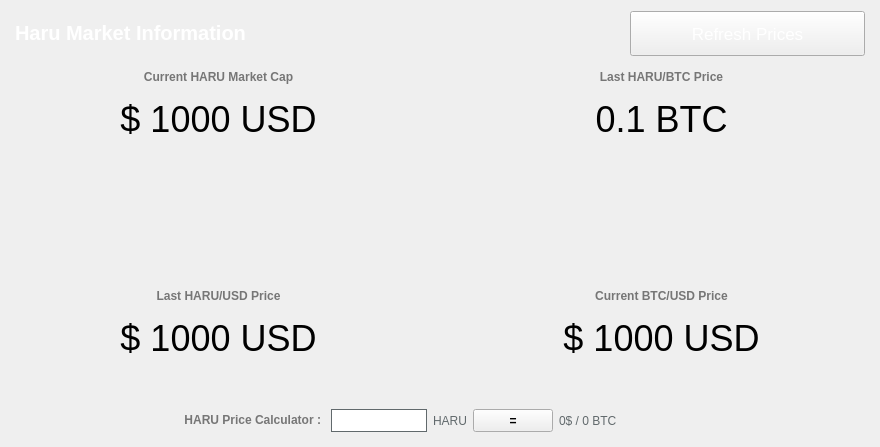
<?xml version="1.0" encoding="UTF-8"?>
<ui version="4.0">
 <class>MarketBrowser</class>
 <widget class="QWidget" name="MarketBrowser">
  <property name="windowModality">
   <enum>Qt::NonModal</enum>
  </property>
  <property name="geometry">
   <rect>
    <x>0</x>
    <y>0</y>
    <width>880</width>
    <height>447</height>
   </rect>
  </property>
  <property name="sizePolicy">
   <sizepolicy hsizetype="Preferred" vsizetype="Preferred">
    <horstretch>0</horstretch>
    <verstretch>0</verstretch>
   </sizepolicy>
  </property>
  <property name="windowTitle">
   <string>Digging</string>
  </property>
  <property name="styleSheet">
   <string notr="true"/>
  </property>
  <layout class="QGridLayout" name="gridLayout">
   <property name="sizeConstraint">
    <enum>QLayout::SetMaximumSize</enum>
   </property>
   <property name="leftMargin">
    <number>0</number>
   </property>
   <property name="rightMargin">
    <number>0</number>
   </property>
   <item row="0" column="0">
    <widget class="QLabel" name="label_4">
     <property name="sizePolicy">
      <sizepolicy hsizetype="Expanding" vsizetype="Preferred">
       <horstretch>0</horstretch>
       <verstretch>0</verstretch>
      </sizepolicy>
     </property>
     <property name="styleSheet">
      <string notr="true">color: #FFF;font-size:26px;font-weight:600;</string>
     </property>
     <property name="text">
      <string>&lt;html&gt;&lt;head/&gt;&lt;body&gt;&lt;p&gt;&lt;span style=&quot; font-size:20px;font-weight:600; color:#FFFFFF;&quot;&gt;Haru Market Information&lt;/span&gt;&lt;/p&gt;&lt;/body&gt;&lt;/html&gt;</string>
     </property>
     <property name="alignment">
      <set>Qt::AlignLeading|Qt::AlignLeft|Qt::AlignVCenter</set>
     </property>
     <property name="margin">
      <number>0</number>
     </property>
     <property name="indent">
      <number>15</number>
     </property>
    </widget>
   </item>
   <item row="17" column="0" colspan="2">
    <layout class="QHBoxLayout" name="horizontalLayout_5">
     <item>
      <widget class="QLabel" name="haru">
       <property name="sizePolicy">
        <sizepolicy hsizetype="Expanding" vsizetype="Preferred">
         <horstretch>0</horstretch>
         <verstretch>0</verstretch>
        </sizepolicy>
       </property>
       <property name="font">
        <font>
         <pointsize>27</pointsize>
        </font>
       </property>
       <property name="mouseTracking">
        <bool>true</bool>
       </property>
       <property name="text">
        <string notr="true">$ 1000 USD</string>
       </property>
       <property name="scaledContents">
        <bool>false</bool>
       </property>
       <property name="alignment">
        <set>Qt::AlignCenter</set>
       </property>
      </widget>
     </item>
     <item>
      <widget class="QLabel" name="bitcoin">
       <property name="sizePolicy">
        <sizepolicy hsizetype="Expanding" vsizetype="Preferred">
         <horstretch>0</horstretch>
         <verstretch>0</verstretch>
        </sizepolicy>
       </property>
       <property name="font">
        <font>
         <pointsize>27</pointsize>
        </font>
       </property>
       <property name="mouseTracking">
        <bool>true</bool>
       </property>
       <property name="text">
        <string notr="true">$ 1000 USD</string>
       </property>
       <property name="scaledContents">
        <bool>false</bool>
       </property>
       <property name="alignment">
        <set>Qt::AlignCenter</set>
       </property>
      </widget>
     </item>
    </layout>
   </item>
   <item row="4" column="0" colspan="2">
    <layout class="QHBoxLayout" name="horizontalLayout_3">
     <item>
      <layout class="QHBoxLayout" name="horizontalLayout_2">
       <property name="spacing">
        <number>6</number>
       </property>
       <property name="sizeConstraint">
        <enum>QLayout::SetDefaultConstraint</enum>
       </property>
       <item>
        <widget class="QLabel" name="dnrmc">
         <property name="sizePolicy">
          <sizepolicy hsizetype="Expanding" vsizetype="Preferred">
           <horstretch>0</horstretch>
           <verstretch>0</verstretch>
          </sizepolicy>
         </property>
         <property name="font">
          <font>
           <pointsize>27</pointsize>
          </font>
         </property>
         <property name="mouseTracking">
          <bool>true</bool>
         </property>
         <property name="text">
          <string notr="true">$ 1000 USD</string>
         </property>
         <property name="scaledContents">
          <bool>false</bool>
         </property>
         <property name="alignment">
          <set>Qt::AlignCenter</set>
         </property>
        </widget>
       </item>
       <item>
        <widget class="QLabel" name="dnrbtc">
         <property name="sizePolicy">
          <sizepolicy hsizetype="Expanding" vsizetype="Preferred">
           <horstretch>0</horstretch>
           <verstretch>0</verstretch>
          </sizepolicy>
         </property>
         <property name="font">
          <font>
           <pointsize>27</pointsize>
          </font>
         </property>
         <property name="mouseTracking">
          <bool>true</bool>
         </property>
         <property name="text">
          <string>0.1 BTC</string>
         </property>
         <property name="alignment">
          <set>Qt::AlignCenter</set>
         </property>
        </widget>
       </item>
      </layout>
     </item>
    </layout>
   </item>
   <item row="0" column="1">
    <widget class="QPushButton" name="startButton">
     <property name="sizePolicy">
      <sizepolicy hsizetype="Fixed" vsizetype="Fixed">
       <horstretch>0</horstretch>
       <verstretch>0</verstretch>
      </sizepolicy>
     </property>
     <property name="minimumSize">
      <size>
       <width>250</width>
       <height>45</height>
      </size>
     </property>
     <property name="palette">
      <palette>
       <active>
        <colorrole role="WindowText">
         <brush brushstyle="SolidPattern">
          <color alpha="255">
           <red>255</red>
           <green>255</green>
           <blue>255</blue>
          </color>
         </brush>
        </colorrole>
        <colorrole role="Text">
         <brush brushstyle="SolidPattern">
          <color alpha="255">
           <red>255</red>
           <green>255</green>
           <blue>255</blue>
          </color>
         </brush>
        </colorrole>
        <colorrole role="ButtonText">
         <brush brushstyle="SolidPattern">
          <color alpha="255">
           <red>255</red>
           <green>255</green>
           <blue>255</blue>
          </color>
         </brush>
        </colorrole>
       </active>
       <inactive>
        <colorrole role="WindowText">
         <brush brushstyle="SolidPattern">
          <color alpha="255">
           <red>255</red>
           <green>255</green>
           <blue>255</blue>
          </color>
         </brush>
        </colorrole>
        <colorrole role="Text">
         <brush brushstyle="SolidPattern">
          <color alpha="255">
           <red>255</red>
           <green>255</green>
           <blue>255</blue>
          </color>
         </brush>
        </colorrole>
        <colorrole role="ButtonText">
         <brush brushstyle="SolidPattern">
          <color alpha="255">
           <red>255</red>
           <green>255</green>
           <blue>255</blue>
          </color>
         </brush>
        </colorrole>
       </inactive>
       <disabled>
        <colorrole role="WindowText">
         <brush brushstyle="SolidPattern">
          <color alpha="255">
           <red>120</red>
           <green>120</green>
           <blue>120</blue>
          </color>
         </brush>
        </colorrole>
        <colorrole role="Text">
         <brush brushstyle="SolidPattern">
          <color alpha="255">
           <red>120</red>
           <green>120</green>
           <blue>120</blue>
          </color>
         </brush>
        </colorrole>
        <colorrole role="ButtonText">
         <brush brushstyle="SolidPattern">
          <color alpha="255">
           <red>120</red>
           <green>120</green>
           <blue>120</blue>
          </color>
         </brush>
        </colorrole>
       </disabled>
      </palette>
     </property>
     <property name="font">
      <font>
       <family>MS Shell Dlg 2</family>
       <pointsize>13</pointsize>
       <weight>50</weight>
       <italic>false</italic>
       <bold>false</bold>
      </font>
     </property>
     <property name="acceptDrops">
      <bool>false</bool>
     </property>
     <property name="styleSheet">
      <string notr="true">margin-right: 15px;</string>
     </property>
     <property name="text">
      <string>Refresh Prices</string>
     </property>
     <property name="iconSize">
      <size>
       <width>150</width>
       <height>35</height>
      </size>
     </property>
     <property name="default">
      <bool>false</bool>
     </property>
     <property name="flat">
      <bool>false</bool>
     </property>
    </widget>
   </item>
   <item row="1" column="0" colspan="2">
    <layout class="QHBoxLayout" name="horizontalLayout_8">
     <item>
      <layout class="QHBoxLayout" name="horizontalLayout_7">
       <item>
        <widget class="QLabel" name="label_15">
         <property name="sizePolicy">
          <sizepolicy hsizetype="Expanding" vsizetype="Fixed">
           <horstretch>0</horstretch>
           <verstretch>0</verstretch>
          </sizepolicy>
         </property>
         <property name="text">
          <string>&lt;html&gt;&lt;head/&gt;&lt;body&gt;&lt;p&gt;&lt;span style=&quot; font-weight:600; color:#767676;&quot;&gt;Current HARU Market Cap&lt;/span&gt;&lt;/p&gt;&lt;/body&gt;&lt;/html&gt;</string>
         </property>
         <property name="alignment">
          <set>Qt::AlignCenter</set>
         </property>
        </widget>
       </item>
       <item>
        <widget class="QLabel" name="label_5">
         <property name="sizePolicy">
          <sizepolicy hsizetype="Expanding" vsizetype="Preferred">
           <horstretch>0</horstretch>
           <verstretch>0</verstretch>
          </sizepolicy>
         </property>
         <property name="text">
          <string>&lt;html&gt;&lt;head/&gt;&lt;body&gt;&lt;p&gt;&lt;span style=&quot; font-weight:600; color:#767676;&quot;&gt;Last HARU/BTC Price&lt;/span&gt;&lt;/p&gt;&lt;/body&gt;&lt;/html&gt;</string>
         </property>
         <property name="alignment">
          <set>Qt::AlignCenter</set>
         </property>
        </widget>
       </item>
      </layout>
     </item>
    </layout>
   </item>
   <item row="15" column="0" colspan="2">
    <layout class="QHBoxLayout" name="horizontalLayout_6">
     <item>
      <widget class="QLabel" name="label_14">
       <property name="sizePolicy">
        <sizepolicy hsizetype="Expanding" vsizetype="Fixed">
         <horstretch>0</horstretch>
         <verstretch>0</verstretch>
        </sizepolicy>
       </property>
       <property name="text">
        <string>&lt;html&gt;&lt;head/&gt;&lt;body&gt;&lt;p&gt;&lt;span style=&quot; font-weight:600; color:#767676;&quot;&gt;Last HARU/USD Price&lt;/span&gt;&lt;/p&gt;&lt;/body&gt;&lt;/html&gt;</string>
       </property>
       <property name="alignment">
        <set>Qt::AlignCenter</set>
       </property>
      </widget>
     </item>
     <item>
      <widget class="QLabel" name="label_13">
       <property name="sizePolicy">
        <sizepolicy hsizetype="Expanding" vsizetype="Preferred">
         <horstretch>0</horstretch>
         <verstretch>0</verstretch>
        </sizepolicy>
       </property>
       <property name="text">
        <string>&lt;html&gt;&lt;head/&gt;&lt;body&gt;&lt;p&gt;&lt;span style=&quot; font-weight:600; color:#767676;&quot;&gt;Current BTC/USD Price&lt;/span&gt;&lt;/p&gt;&lt;/body&gt;&lt;/html&gt;</string>
       </property>
       <property name="alignment">
        <set>Qt::AlignCenter</set>
       </property>
      </widget>
     </item>
    </layout>
   </item>
   <item row="20" column="0" colspan="2">
    <layout class="QHBoxLayout" name="horizontalLayout_4"/>
   </item>
   <item row="22" column="0" colspan="2">
    <layout class="QHBoxLayout" name="horizontalLayout">
     <item>
      <widget class="QLabel" name="label_31">
       <property name="sizePolicy">
        <sizepolicy hsizetype="Expanding" vsizetype="Preferred">
         <horstretch>0</horstretch>
         <verstretch>0</verstretch>
        </sizepolicy>
       </property>
       <property name="text">
        <string>&lt;html&gt;&lt;head/&gt;&lt;body&gt;&lt;p&gt;&lt;span style=&quot; font-weight:600; color:#767676;&quot;&gt;HARU Price Calculator :&lt;/span&gt;&lt;/p&gt;&lt;/body&gt;&lt;/html&gt;</string>
       </property>
       <property name="alignment">
        <set>Qt::AlignRight|Qt::AlignTrailing|Qt::AlignVCenter</set>
       </property>
      </widget>
     </item>
     <item>
      <widget class="QLineEdit" name="egals">
       <property name="minimumSize">
        <size>
         <width>100</width>
         <height>23</height>
        </size>
       </property>
       <property name="maximumSize">
        <size>
         <width>100</width>
         <height>16777215</height>
        </size>
       </property>
       <property name="styleSheet">
        <string notr="true">border: 1px solid #61696c;margin-left:4px;</string>
       </property>
      </widget>
     </item>
     <item>
      <widget class="QLabel" name="label">
       <property name="styleSheet">
        <string notr="true">color:#61696c;</string>
       </property>
       <property name="text">
        <string>HARU</string>
       </property>
      </widget>
     </item>
     <item>
      <widget class="QPushButton" name="egal">
       <property name="sizePolicy">
        <sizepolicy hsizetype="Fixed" vsizetype="Fixed">
         <horstretch>0</horstretch>
         <verstretch>0</verstretch>
        </sizepolicy>
       </property>
       <property name="minimumSize">
        <size>
         <width>0</width>
         <height>23</height>
        </size>
       </property>
       <property name="styleSheet">
        <string notr="true">font-weight:600;</string>
       </property>
       <property name="text">
        <string>=</string>
       </property>
      </widget>
     </item>
     <item>
      <widget class="QLabel" name="egald">
       <property name="sizePolicy">
        <sizepolicy hsizetype="Expanding" vsizetype="Preferred">
         <horstretch>0</horstretch>
         <verstretch>0</verstretch>
        </sizepolicy>
       </property>
       <property name="styleSheet">
        <string notr="true">color:#61696c;</string>
       </property>
       <property name="text">
        <string>0$ / 0 BTC</string>
       </property>
      </widget>
     </item>
    </layout>
   </item>
   <item row="21" column="0" colspan="2">
    <spacer name="verticalSpacer">
     <property name="orientation">
      <enum>Qt::Vertical</enum>
     </property>
     <property name="sizeType">
      <enum>QSizePolicy::Fixed</enum>
     </property>
     <property name="sizeHint" stdset="0">
      <size>
       <width>20</width>
       <height>40</height>
      </size>
     </property>
    </spacer>
   </item>
   <item row="6" column="0" colspan="2">
    <layout class="QHBoxLayout" name="horizontalLayout_9">
     <item>
      <widget class="QLabel" name="label_3">
       <property name="sizePolicy">
        <sizepolicy hsizetype="Fixed" vsizetype="Fixed">
         <horstretch>0</horstretch>
         <verstretch>0</verstretch>
        </sizepolicy>
       </property>
       <property name="minimumSize">
        <size>
         <width>128</width>
         <height>128</height>
        </size>
       </property>
       <property name="maximumSize">
        <size>
         <width>128</width>
         <height>128</height>
        </size>
       </property>
       <property name="text">
        <string/>
       </property>
       <property name="textFormat">
        <enum>Qt::RichText</enum>
       </property>
       <property name="pixmap">
        <pixmap resource="../bitcoin.qrc">:/icons/haru</pixmap>
       </property>
       <property name="scaledContents">
        <bool>true</bool>
       </property>
       <property name="alignment">
        <set>Qt::AlignCenter</set>
       </property>
       <property name="margin">
        <number>0</number>
       </property>
      </widget>
     </item>
    </layout>
   </item>
  </layout>
 </widget>
 <layoutdefault spacing="6" margin="11"/>
 <resources>
  <include location="../bitcoin.qrc"/>
 </resources>
 <connections/>
</ui>
